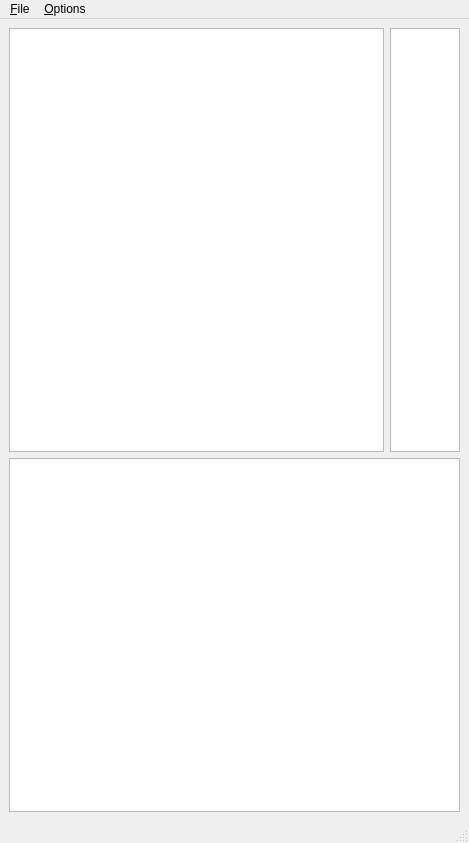
<?xml version="1.0" encoding="UTF-8"?>
<ui version="4.0">
 <class>MainWindow</class>
 <widget class="QMainWindow" name="MainWindow">
  <property name="geometry">
   <rect>
    <x>0</x>
    <y>0</y>
    <width>469</width>
    <height>843</height>
   </rect>
  </property>
  <property name="sizePolicy">
   <sizepolicy hsizetype="Preferred" vsizetype="Preferred">
    <horstretch>1</horstretch>
    <verstretch>1</verstretch>
   </sizepolicy>
  </property>
  <property name="windowTitle">
   <string>qudi: Tracker</string>
  </property>
  <widget class="QWidget" name="centralwidget">
   <layout class="QGridLayout" name="gridLayout_2">
    <item row="0" column="0">
     <layout class="QGridLayout" name="gridLayout">
      <item row="4" column="0">
       <widget class="PlotWidget" name="xy_refocus_ViewWidget">
        <property name="sizePolicy">
         <sizepolicy hsizetype="Expanding" vsizetype="Expanding">
          <horstretch>0</horstretch>
          <verstretch>6</verstretch>
         </sizepolicy>
        </property>
       </widget>
      </item>
      <item row="4" column="1">
       <widget class="PlotWidget" name="xy_refocus_cb_ViewWidget">
        <property name="maximumSize">
         <size>
          <width>70</width>
          <height>16777215</height>
         </size>
        </property>
       </widget>
      </item>
      <item row="5" column="0" colspan="2">
       <widget class="PlotWidget" name="xz_refocus_ViewWidget">
        <property name="sizePolicy">
         <sizepolicy hsizetype="Expanding" vsizetype="Expanding">
          <horstretch>0</horstretch>
          <verstretch>5</verstretch>
         </sizepolicy>
        </property>
       </widget>
      </item>
     </layout>
    </item>
   </layout>
  </widget>
  <widget class="QMenuBar" name="menubar">
   <property name="geometry">
    <rect>
     <x>0</x>
     <y>0</y>
     <width>469</width>
     <height>21</height>
    </rect>
   </property>
   <widget class="QMenu" name="menuOptions">
    <property name="title">
     <string>&amp;Options</string>
    </property>
    <addaction name="action_Settings"/>
   </widget>
   <widget class="QMenu" name="menu_File">
    <property name="title">
     <string>&amp;File</string>
    </property>
    <addaction name="separator"/>
    <addaction name="action_Exit"/>
   </widget>
   <addaction name="menu_File"/>
   <addaction name="menuOptions"/>
  </widget>
  <widget class="QStatusBar" name="statusbar"/>
  <action name="action_Settings">
   <property name="text">
    <string>&amp;Settings</string>
   </property>
  </action>
  <action name="action_Exit">
   <property name="text">
    <string>&amp;Exit</string>
   </property>
  </action>
 </widget>
 <customwidgets>
  <customwidget>
   <class>PlotWidget</class>
   <extends>QGraphicsView</extends>
   <header>pyqtgraph.h</header>
  </customwidget>
 </customwidgets>
 <resources/>
 <connections>
  <connection>
   <sender>action_Exit</sender>
   <signal>triggered()</signal>
   <receiver>MainWindow</receiver>
   <slot>close()</slot>
   <hints>
    <hint type="sourcelabel">
     <x>-1</x>
     <y>-1</y>
    </hint>
    <hint type="destinationlabel">
     <x>234</x>
     <y>421</y>
    </hint>
   </hints>
  </connection>
 </connections>
</ui>
